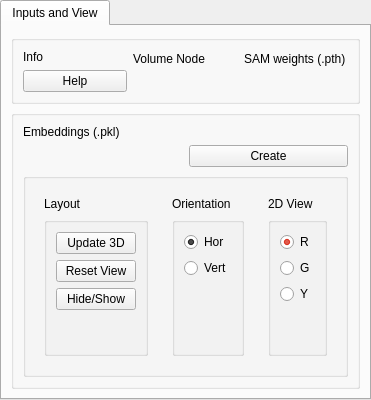
      <widget class="QTabWidget" name="tabWidget">
       <widget class="QWidget" name="tab">
        <attribute name="title">
         <string>Inputs and View</string>
        </attribute>
        <layout class="QVBoxLayout" name="verticalLayout_10">
         <item>
          <widget class="QGroupBox" name="groupBox">
           <layout class="QHBoxLayout" name="horizontalLayout_2">
            <item>
             <layout class="QVBoxLayout" name="verticalLayout_15">
              <item>
               <widget class="QLabel" name="label_8">
                <property name="text">
                 <string>Info</string>
                </property>
               </widget>
              </item>
              <item>
               <widget class="QPushButton" name="pushHelp">
                <property name="text">
                 <string>Help</string>
                </property>
               </widget>
              </item>
             </layout>
            </item>
            <item>
             <layout class="QVBoxLayout" name="verticalLayout_3">
              <item>
               <widget class="QLabel" name="label_2">
                <property name="text">
                 <string>Volume Node</string>
                </property>
               </widget>
              </item>
              <item>
               <widget class="qMRMLNodeComboBox" name="comboVolumeNode">
                <property name="nodeTypes">
                 <stringlist notr="true">
                  <string>vtkMRMLVolumeNode</string>
                 </stringlist>
                </property>
                <property name="hideChildNodeTypes">
                 <stringlist notr="true"/>
                </property>
                <property name="interactionNodeSingletonTag">
                 <string notr="true"/>
                </property>
               </widget>
              </item>
             </layout>
            </item>
            <item>
             <layout class="QVBoxLayout" name="verticalLayout_7">
              <item>
               <widget class="QLabel" name="samweights_label">
                <property name="text">
                 <string>SAM weights (.pth)</string>
                </property>
               </widget>
              </item>
              <item>
               <widget class="ctkPathLineEdit" name="PathLineEdit_sam"/>
              </item>
             </layout>
            </item>
           </layout>
          </widget>
         </item>
         <item>
          <widget class="QGroupBox" name="embeddings">
           <layout class="QVBoxLayout" name="verticalLayout_13">
            <item>
             <widget class="QLabel" name="embeddings_label">
              <property name="text">
               <string>Embeddings (.pkl)</string>
              </property>
             </widget>
            </item>
            <item>
             <layout class="QHBoxLayout" name="horizontalLayout">
              <item>
               <widget class="ctkPathLineEdit" name="PathLineEdit_emb"/>
              </item>
              <item>
               <widget class="QPushButton" name="pushEmbeddings">
                <property name="text">
                 <string>Create</string>
                </property>
               </widget>
              </item>
             </layout>
            </item>
            <item>
             <widget class="QGroupBox" name="verticalGroupBox_7">
              <layout class="QVBoxLayout" name="verticalLayout_16">
               <item>
                <layout class="QHBoxLayout" name="horizontalLayout_4">
                 <item>
                  <widget class="QWidget" name="" native="true">
                   <layout class="QVBoxLayout" name="verticalLayout_9">
                    <item>
                     <widget class="QLabel" name="label_5">
                      <property name="text">
                       <string>Layout</string>
                      </property>
                     </widget>
                    </item>
                    <item>
                     <widget class="QGroupBox" name="verticalGroupBox">
                      <layout class="QVBoxLayout" name="verticalLayout_20">
                       <item>
                        <widget class="QPushButton" name="pushButton_3d">
                         <property name="text">
                          <string>Update 3D</string>
                         </property>
                        </widget>
                       </item>
                       <item>
                        <widget class="QPushButton" name="push3dCenter">
                         <property name="text">
                          <string>Reset View</string>
                         </property>
                        </widget>
                       </item>
                       <item>
                        <widget class="QPushButton" name="push3dSlices">
                         <property name="text">
                          <string>Hide/Show</string>
                         </property>
                        </widget>
                       </item>
                       <item>
                        <spacer name="verticalSpacer_4">
                         <property name="orientation">
                          <enum>Qt::Vertical</enum>
                         </property>
                         <property name="sizeHint" stdset="0">
                          <size>
                           <width>20</width>
                           <height>40</height>
                          </size>
                         </property>
                        </spacer>
                       </item>
                      </layout>
                     </widget>
                    </item>
                   </layout>
                  </widget>
                 </item>
                 <item>
                  <widget class="QWidget" name="verticalWidget_5" native="true">
                   <layout class="QVBoxLayout" name="verticalLayout_14">
                    <item>
                     <widget class="QLabel" name="label_6">
                      <property name="text">
                       <string>Orientation</string>
                      </property>
                     </widget>
                    </item>
                    <item>
                     <widget class="QGroupBox" name="">
                      <layout class="QVBoxLayout" name="verticalLayout_12">
                       <item>
                        <widget class="QRadioButton" name="radioButton_hor">
                         <property name="text">
                          <string>Hor</string>
                         </property>
                         <property name="checked">
                          <bool>true</bool>
                         </property>
                        </widget>
                       </item>
                       <item>
                        <widget class="QRadioButton" name="radioButton_vert">
                         <property name="text">
                          <string>Vert</string>
                         </property>
                        </widget>
                       </item>
                       <item>
                        <spacer name="verticalSpacer_2">
                         <property name="orientation">
                          <enum>Qt::Vertical</enum>
                         </property>
                         <property name="sizeHint" stdset="0">
                          <size>
                           <width>20</width>
                           <height>40</height>
                          </size>
                         </property>
                        </spacer>
                       </item>
                      </layout>
                     </widget>
                    </item>
                   </layout>
                  </widget>
                 </item>
                 <item>
                  <widget class="QWidget" name="verticalWidget_3" native="true">
                   <layout class="QVBoxLayout" name="verticalLayout_8">
                    <item>
                     <widget class="QLabel" name="label_7">
                      <property name="text">
                       <string>2D View</string>
                      </property>
                     </widget>
                    </item>
                    <item>
                     <widget class="QGroupBox" name="">
                      <layout class="QVBoxLayout" name="verticalLayout_19">
                       <item>
                        <widget class="QRadioButton" name="radioButton_red">
                         <property name="palette">
                          <palette>
                           <active>
                            <colorrole role="Text">
                             <brush brushstyle="SolidPattern">
                              <color alpha="255">
                               <red>255</red>
                               <green>24</green>
                               <blue>0</blue>
                              </color>
                             </brush>
                            </colorrole>
                            <colorrole role="PlaceholderText">
                             <brush brushstyle="SolidPattern">
                              <color alpha="128">
                               <red>255</red>
                               <green>24</green>
                               <blue>0</blue>
                              </color>
                             </brush>
                            </colorrole>
                           </active>
                           <inactive>
                            <colorrole role="Text">
                             <brush brushstyle="SolidPattern">
                              <color alpha="255">
                               <red>255</red>
                               <green>24</green>
                               <blue>0</blue>
                              </color>
                             </brush>
                            </colorrole>
                            <colorrole role="PlaceholderText">
                             <brush brushstyle="SolidPattern">
                              <color alpha="128">
                               <red>255</red>
                               <green>24</green>
                               <blue>0</blue>
                              </color>
                             </brush>
                            </colorrole>
                           </inactive>
                           <disabled>
                            <colorrole role="Text">
                             <brush brushstyle="SolidPattern">
                              <color alpha="63">
                               <red>255</red>
                               <green>255</green>
                               <blue>255</blue>
                              </color>
                             </brush>
                            </colorrole>
                            <colorrole role="PlaceholderText">
                             <brush brushstyle="SolidPattern">
                              <color alpha="128">
                               <red>255</red>
                               <green>255</green>
                               <blue>255</blue>
                              </color>
                             </brush>
                            </colorrole>
                           </disabled>
                          </palette>
                         </property>
                         <property name="text">
                          <string>R</string>
                         </property>
                         <property name="checked">
                          <bool>true</bool>
                         </property>
                        </widget>
                       </item>
                       <item>
                        <widget class="QRadioButton" name="radioButton_green">
                         <property name="palette">
                          <palette>
                           <active>
                            <colorrole role="Text">
                             <brush brushstyle="SolidPattern">
                              <color alpha="255">
                               <red>27</red>
                               <green>255</green>
                               <blue>0</blue>
                              </color>
                             </brush>
                            </colorrole>
                            <colorrole role="PlaceholderText">
                             <brush brushstyle="SolidPattern">
                              <color alpha="128">
                               <red>27</red>
                               <green>255</green>
                               <blue>0</blue>
                              </color>
                             </brush>
                            </colorrole>
                           </active>
                           <inactive>
                            <colorrole role="Text">
                             <brush brushstyle="SolidPattern">
                              <color alpha="255">
                               <red>27</red>
                               <green>255</green>
                               <blue>0</blue>
                              </color>
                             </brush>
                            </colorrole>
                            <colorrole role="PlaceholderText">
                             <brush brushstyle="SolidPattern">
                              <color alpha="128">
                               <red>27</red>
                               <green>255</green>
                               <blue>0</blue>
                              </color>
                             </brush>
                            </colorrole>
                           </inactive>
                           <disabled>
                            <colorrole role="Text">
                             <brush brushstyle="SolidPattern">
                              <color alpha="63">
                               <red>255</red>
                               <green>255</green>
                               <blue>255</blue>
                              </color>
                             </brush>
                            </colorrole>
                            <colorrole role="PlaceholderText">
                             <brush brushstyle="SolidPattern">
                              <color alpha="128">
                               <red>255</red>
                               <green>255</green>
                               <blue>255</blue>
                              </color>
                             </brush>
                            </colorrole>
                           </disabled>
                          </palette>
                         </property>
                         <property name="text">
                          <string>G</string>
                         </property>
                        </widget>
                       </item>
                       <item>
                        <widget class="QRadioButton" name="radioButton_yellow">
                         <property name="palette">
                          <palette>
                           <active>
                            <colorrole role="Text">
                             <brush brushstyle="SolidPattern">
                              <color alpha="255">
                               <red>255</red>
                               <green>252</green>
                               <blue>38</blue>
                              </color>
                             </brush>
                            </colorrole>
                            <colorrole role="PlaceholderText">
                             <brush brushstyle="SolidPattern">
                              <color alpha="128">
                               <red>255</red>
                               <green>252</green>
                               <blue>38</blue>
                              </color>
                             </brush>
                            </colorrole>
                           </active>
                           <inactive>
                            <colorrole role="Text">
                             <brush brushstyle="SolidPattern">
                              <color alpha="255">
                               <red>255</red>
                               <green>252</green>
                               <blue>38</blue>
                              </color>
                             </brush>
                            </colorrole>
                            <colorrole role="PlaceholderText">
                             <brush brushstyle="SolidPattern">
                              <color alpha="128">
                               <red>255</red>
                               <green>252</green>
                               <blue>38</blue>
                              </color>
                             </brush>
                            </colorrole>
                           </inactive>
                           <disabled>
                            <colorrole role="Text">
                             <brush brushstyle="SolidPattern">
                              <color alpha="63">
                               <red>255</red>
                               <green>255</green>
                               <blue>255</blue>
                              </color>
                             </brush>
                            </colorrole>
                            <colorrole role="PlaceholderText">
                             <brush brushstyle="SolidPattern">
                              <color alpha="128">
                               <red>255</red>
                               <green>255</green>
                               <blue>255</blue>
                              </color>
                             </brush>
                            </colorrole>
                           </disabled>
                          </palette>
                         </property>
                         <property name="text">
                          <string>Y</string>
                         </property>
                        </widget>
                       </item>
                       <item>
                        <spacer name="verticalSpacer_3">
                         <property name="orientation">
                          <enum>Qt::Vertical</enum>
                         </property>
                         <property name="sizeHint" stdset="0">
                          <size>
                           <width>20</width>
                           <height>40</height>
                          </size>
                         </property>
                        </spacer>
                       </item>
                      </layout>
                     </widget>
                    </item>
                   </layout>
                  </widget>
                 </item>
                </layout>
               </item>
              </layout>
             </widget>
            </item>
           </layout>
          </widget>
         </item>
        </layout>
       </widget>
      </widget>
